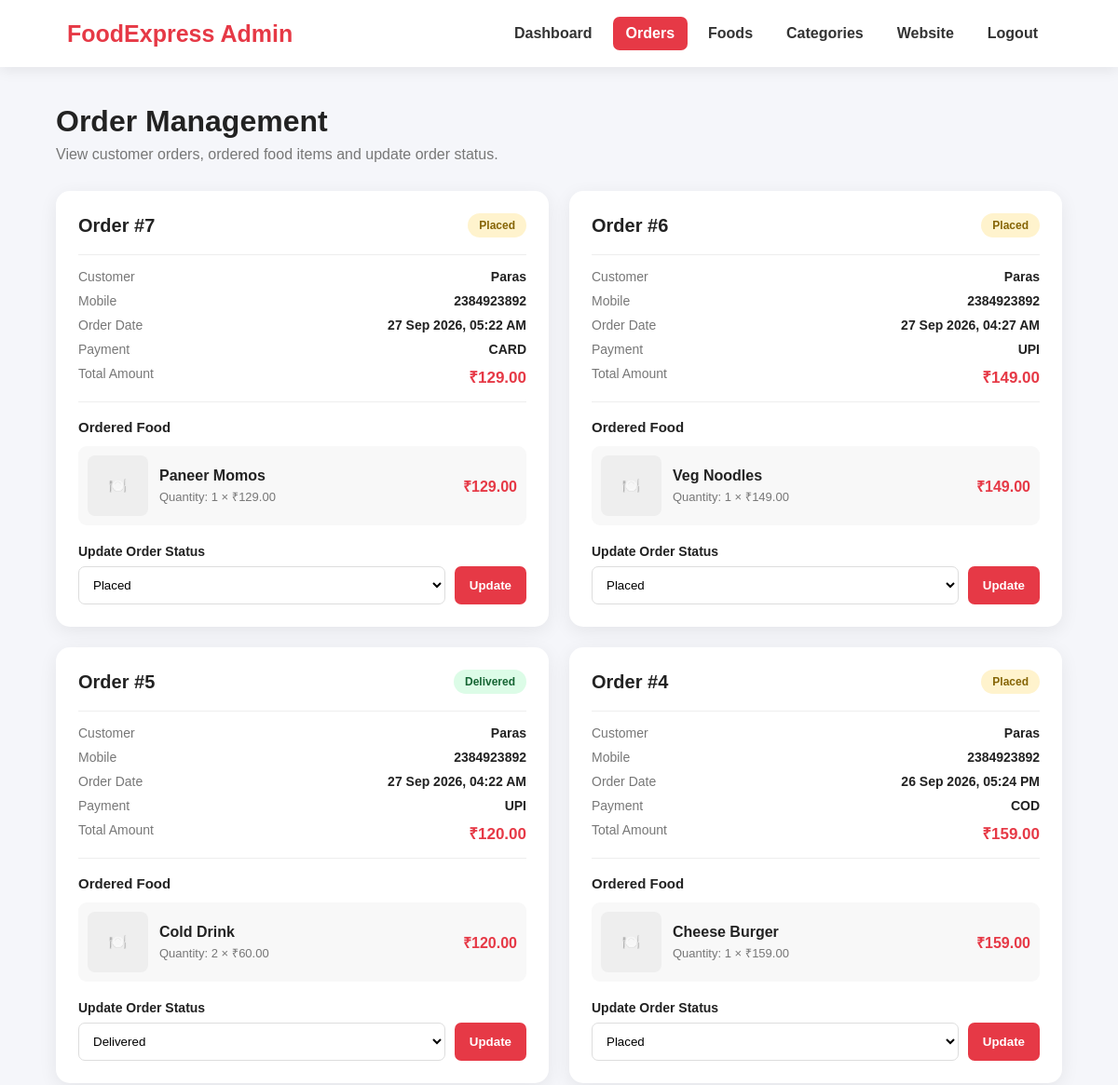
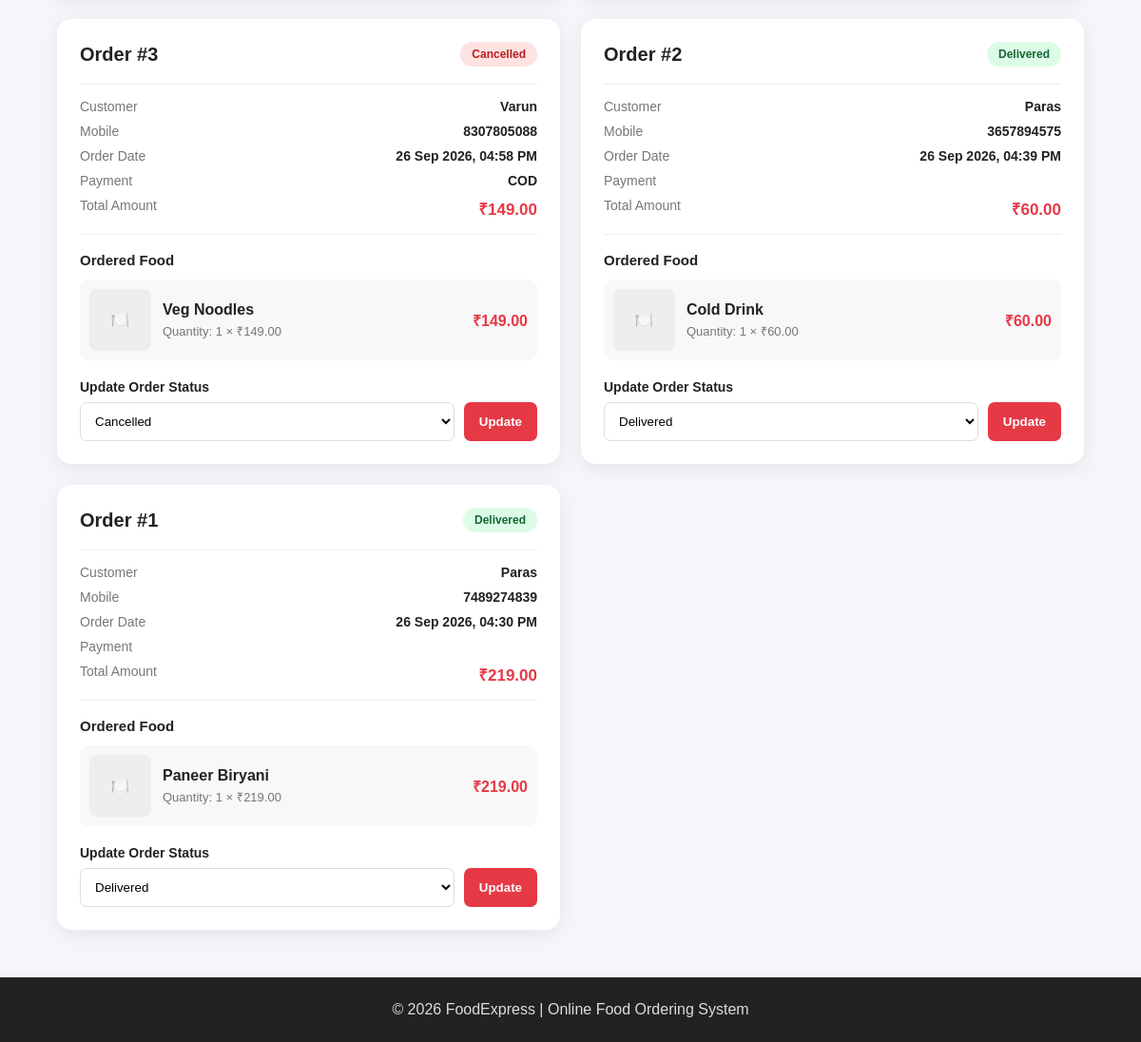
The page /admin_orders.php (signed in) on the database its author committed (2 pictures, top to bottom).
### tables this page shows
CREATE TABLE `orders` (
  `id` int(11) NOT NULL,
  `user_id` int(11) NOT NULL,
  `address_id` int(11) DEFAULT NULL,
  `coupon_id` int(11) DEFAULT NULL,
  `subtotal` decimal(10,2) NOT NULL,
  `discount` decimal(10,2) DEFAULT 0.00,
  `delivery_charge` decimal(10,2) DEFAULT 0.00,
  `total_amount` decimal(10,2) NOT NULL,
  `payment_method` enum('COD','UPI','CARD') NOT NULL,
  `order_status` enum('Placed','Confirmed','Preparing','Out for Delivery','Delivered','Cancelled') DEFAULT 'Placed',
  `created_at` timestamp NOT NULL DEFAULT current_timestamp()
);

CREATE TABLE `users` (
  `id` int(11) NOT NULL,
  `name` varchar(100) NOT NULL,
  `email` varchar(150) NOT NULL,
  `phone` varchar(20) DEFAULT NULL,
  `password` varchar(255) NOT NULL,
  `address` text DEFAULT NULL,
  `created_at` timestamp NOT NULL DEFAULT current_timestamp()
);

CREATE TABLE `order_items` (
  `id` int(11) NOT NULL,
  `order_id` int(11) NOT NULL,
  `food_id` int(11) DEFAULT NULL,
  `food_name` varchar(150) NOT NULL,
  `quantity` int(11) NOT NULL,
  `price` decimal(10,2) NOT NULL
);

CREATE TABLE `foods` (
  `id` int(11) NOT NULL,
  `category_id` int(11) DEFAULT NULL,
  `name` varchar(150) NOT NULL,
  `description` text DEFAULT NULL,
  `price` decimal(10,2) NOT NULL,
  `image` varchar(255) DEFAULT NULL,
  `availability` tinyint(1) DEFAULT 1,
  `created_at` timestamp NOT NULL DEFAULT current_timestamp()
);

### admin_orders.php (the view, shortened to what this page needs)
<?php
include "db.php";
$orders = mysqli_query($conn, "
    SELECT orders.*, users.name, users.phone
    FROM orders
    LEFT JOIN users ON orders.user_id = users.id
    ORDER BY orders.id DESC
");
?>
<!DOCTYPE html>
<html lang="en">
<head>
</head>
<body>
<nav class="admin-navbar">
<div class="admin-logo">
FoodExpress Admin
</div>
<div class="admin-nav">
<a href="admin_dashboard.php">
Dashboard
</a>
<a href="admin_orders.php" class="active">
Orders
</a>
<a href="admin_foods.php">
Foods
</a>
<a href="admin_categories.php">
Categories
</a>
<a href="index.php">
Website
</a>
<a href="admin_logout.php">
Logout
</a>
</div>
</nav>
<div class="orders-container">
<div class="page-header">
<h1>Order Management</h1>
<p>
View customer orders, ordered food items and update order status.
</p>
</div>
<?php if (mysqli_num_rows($orders) == 0) { ?>
<div class="empty-orders">
<h2>No Orders Found</h2>
<p>
There are currently no customer orders.
</p>
</div>
<?php } else { ?>
<div class="orders-grid">
<?php while ($order = mysqli_fetch_assoc($orders)) { ?>
<?php
$status_class = "status-placed";
if ($order['order_status'] == 'Delivered') {
    $status_class = "status-delivered";
}
if ($order['order_status'] == 'Cancelled') {
    $status_class = "status-cancelled";
}
$order_id = intval($order['id']);
$items = mysqli_query($conn, "
    SELECT order_items.*, foods.name, foods.image
    FROM order_items
    LEFT JOIN foods
    ON order_items.food_id = foods.id
    WHERE order_items.order_id = $order_id
");
?>
<div class="order-card">
<div class="order-top">
<div class="order-id">
Order #<?php echo $order['id']; ?>
</div>
<div class="status <?php echo $status_class; ?>">
<?php echo htmlspecialchars($order['order_status']); ?>
</div>
</div>
<div class="order-details">
<div class="detail-row">
<span class="detail-label">
Customer
</span>
<span class="detail-value">
<?php echo htmlspecialchars($order['name'] ?? 'Guest'); ?>
</span>
</div>
<div class="detail-row">
<span class="detail-label">
Mobile
</span>
<span class="detail-value">
<?php echo htmlspecialchars($order['phone'] ?? '-'); ?>
</span>
</div>
<div class="detail-row">
<span class="detail-label">
Order Date
</span>
<span class="detail-value">
<?php echo date("d M Y, h:i A", strtotime($order['created_at'])); ?>
</span>
</div>
<div class="detail-row">
<span class="detail-label">
Payment
</span>
<span class="detail-value">
<?php echo htmlspecialchars($order['payment_method']); ?>
</span>
</div>
<div class="detail-row">
<span class="detail-label">
Total Amount
</span>
<span class="detail-value total">
₹<?php echo number_format($order['total_amount'], 2); ?>
</span>
</div>
</div>
<div class="items-title">
Ordered Food
</div>
<?php if (mysqli_num_rows($items) > 0) { ?>
<?php while ($item = mysqli_fetch_assoc($items)) { ?>
<?php
$image_path = "img/" . $item['image'];
?>
<div class="order-item">
<?php if (!empty($item['image']) && file_exists($image_path)) { ?>
<img
src="<?php echo htmlspecialchars($image_path); ?>"
class="order-item-image"
alt="<?php echo htmlspecialchars($item['name']); ?>"
>
<?php } else { ?>
<div class="order-item-image"
style="display:flex;align-items:center;justify-content:center;">
🍽️
</div>
<?php } ?>
<div class="order-item-info">
<div class="order-item-name">
<?php echo htmlspecialchars($item['name']); ?>
</div>
<div class="order-item-details">
Quantity:
<?php echo intval($item['quantity']); ?>
× ₹<?php echo number_format($item['price'], 2); ?>
</div>
</div>
<div class="order-item-price">
₹<?php
echo number_format(
    $item['price'] * $item['quantity'],
    2
);
?>
</div>
</div>
<?php } ?>
<?php } else { ?>
<p style="color:#777;font-size:13px;">
No food items found.
</p>
<?php } ?>
<div class="update-title">
Update Order Status
</div>
<form method="POST" class="status-form">
<select name="status">
<option value="Placed"
<?php if ($order['order_status'] == 'Placed') echo 'selected'; ?>>
Placed
</option>
<option value="Delivered"
<?php if ($order['order_status'] == 'Delivered') echo 'selected'; ?>>
Delivered
</option>
<option value="Cancelled"
<?php if ($order['order_status'] == 'Cancelled') echo 'selected'; ?>>
Cancelled
</option>
</select>
<button
type="submit"
class="update-btn"
>
Update
</button>
</form>
</div>
<?php } ?>
</div>
<?php } ?>
</div>
<footer>
<p>
© 2026 FoodExpress | Online Food Ordering System
</p>
</footer>
</body>
</html>

### admin_orders.php (style rules this page uses)
* { margin: 0; padding: 0; box-sizing: border-box; }
body { font-family: Arial, sans-serif; background: #f5f6fa; color: #222; }
.admin-navbar { background: white; padding: 18px 6%; display: flex; justify-content: space-between; align-items: center; box-shadow: 0 3px 15px rgba(0,0,0,0.08); position: sticky; top: 0; z-index: 1000; }
.admin-logo { font-size: 25px; font-weight: bold; color: #e63946; }
.admin-nav { display: flex; gap: 8px; flex-wrap: wrap; }
.admin-nav a { text-decoration: none; color: #333; padding: 9px 14px; border-radius: 7px; font-weight: 600; }
.admin-nav a:hover, .admin-nav .active { background: #e63946; color: white; }
.orders-container { width: 90%; max-width: 1200px; margin: 40px auto; }
.page-header { margin-bottom: 30px; }
.page-header h1 { font-size: 32px; margin-bottom: 8px; }
.page-header p { color: #777; }
.orders-grid { display: grid; grid-template-columns: repeat(2, 1fr); gap: 22px; }
.order-card { background: white; border-radius: 15px; padding: 24px; box-shadow: 0 5px 20px rgba(0,0,0,0.07); }
.order-top { display: flex; justify-content: space-between; align-items: center; margin-bottom: 18px; }
.order-id { font-size: 20px; font-weight: bold; }
.status { padding: 6px 12px; border-radius: 20px; font-size: 12px; font-weight: bold; }
.status-placed { background: #fff3cd; color: #856404; }
.status-delivered { background: #dcfce7; color: #166534; }
.status-cancelled { background: #fee2e2; color: #b91c1c; }
.order-details { border-top: 1px solid #eee; border-bottom: 1px solid #eee; padding: 15px 0; margin-bottom: 18px; }
.detail-row { display: flex; justify-content: space-between; gap: 15px; margin-bottom: 10px; font-size: 14px; }
.detail-row:last-child { margin-bottom: 0; }
.detail-label { color: #777; }
.detail-value { font-weight: 600; text-align: right; }
.total { color: #e63946; font-size: 17px; }
.items-title { font-size: 15px; font-weight: bold; margin-bottom: 12px; }
.order-item { display: flex; align-items: center; gap: 12px; padding: 10px; background: #f8f8f8; border-radius: 9px; margin-bottom: 10px; }
.order-item-image { width: 65px; height: 65px; border-radius: 8px; object-fit: cover; background: #eee; flex-shrink: 0; }
.order-item-info { flex: 1; }
.order-item-name { font-weight: bold; margin-bottom: 4px; }
.order-item-details { font-size: 13px; color: #777; }
.order-item-price { font-weight: bold; color: #e63946; }
.update-title { font-size: 14px; font-weight: bold; margin-top: 20px; margin-bottom: 8px; }
.status-form { display: flex; gap: 10px; }
.status-form select { flex: 1; padding: 11px; border: 1px solid #ddd; border-radius: 7px; background: white; }
.update-btn { border: none; padding: 11px 16px; background: #e63946; color: white; border-radius: 7px; font-weight: bold; cursor: pointer; }
footer { background: #222; color: #ddd; text-align: center; padding: 25px; margin-top: 50px; }

### rows shown on the page
orders: id "7", order_status "Placed", user.name "Paras", user.phone "2384923892", created_at "27 Sep 2026, 05:22 AM", payment_method "CARD", total_amount "129.00", status "Placed"
order_items: food.name "Paneer Momos", quantity "1", price "129.00", $item['price']*$item['quantity'] "129.00"
orders: id "6", order_status "Placed", user.name "Paras", user.phone "2384923892", created_at "27 Sep 2026, 04:27 AM", payment_method "UPI", total_amount "149.00", status "Placed"
order_items: food.name "Veg Noodles", quantity "1", price "149.00", $item['price']*$item['quantity'] "149.00"
orders: id "5", order_status "Delivered", user.name "Paras", user.phone "2384923892", created_at "27 Sep 2026, 04:22 AM", payment_method "UPI", total_amount "120.00", status "Delivered"
order_items: food.name "Cold Drink", quantity "2", price "60.00", $item['price'] * $item['quantity'] "120.00"
orders: id "4", order_status "Placed", user.name "Paras", user.phone "2384923892", created_at "26 Sep 2026, 05:24 PM", payment_method "COD", total_amount "159.00", status "Placed"
order_items: food.name "Cheese Burger", quantity "1", price "159.00", $item['price']*$item['quantity'] "159.00"
orders: id "3", order_status "Cancelled", user.name "Varun", user.phone "8307805088", created_at "26 Sep 2026, 04:58 PM", payment_method "COD", total_amount "149.00", status "Cancelled"
order_items: food.name "Veg Noodles", quantity "1", price "149.00", $item['price']*$item['quantity'] "149.00"
orders: id "2", order_status "Delivered", user.name "Paras", user.phone "3657894575", created_at "26 Sep 2026, 04:39 PM", total_amount "60.00", status "Delivered"
order_items: food.name "Cold Drink", quantity "1", price "60.00", $item['price']*$item['quantity'] "60.00"
orders: id "1", order_status "Delivered", user.name "Paras", user.phone "7489274839", created_at "26 Sep 2026, 04:30 PM", total_amount "219.00", status "Delivered"
order_items: food.name "Paneer Biryani", quantity "1", price "219.00", $item['price']*$item['quantity'] "219.00"
